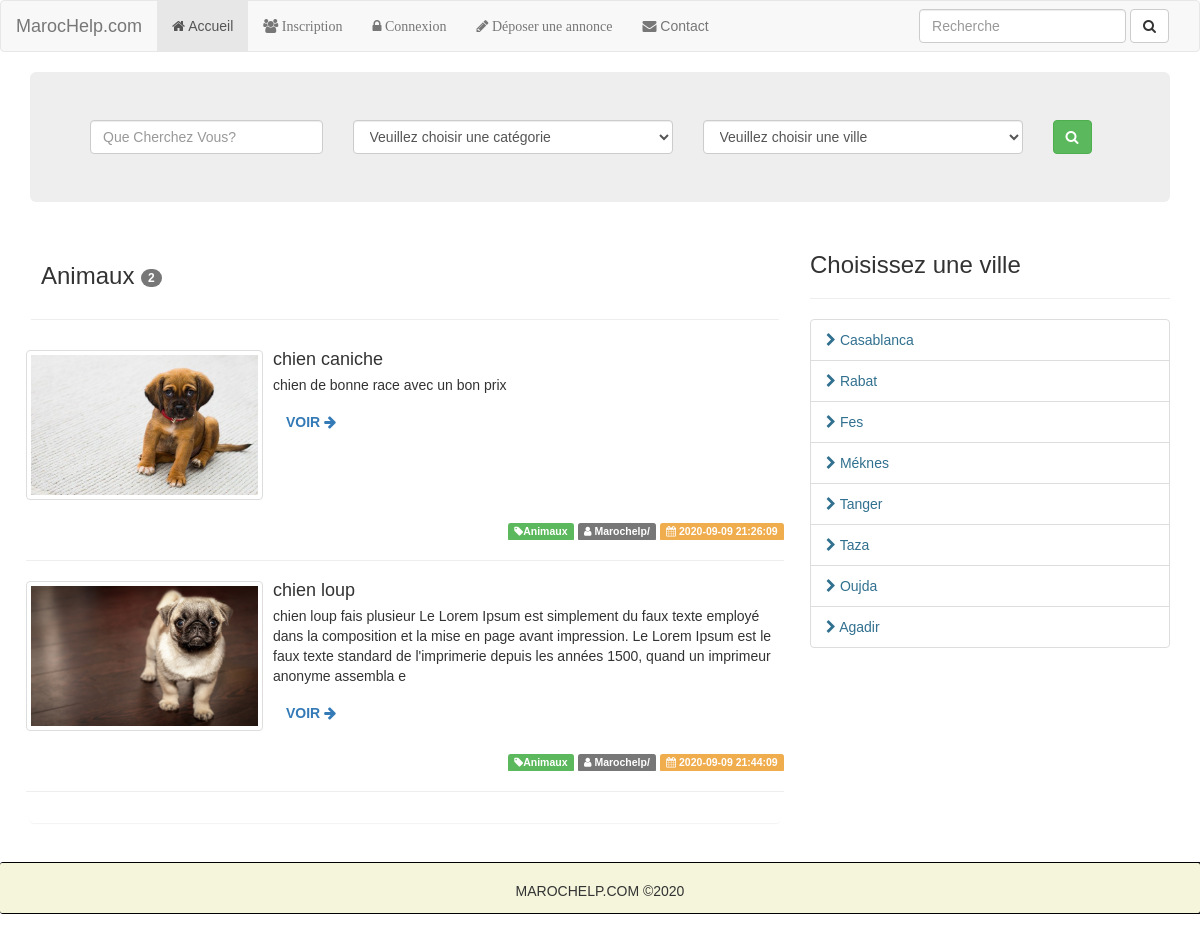
Page /ads/category/Animaux on the committed database.
### tables this page shows
CREATE TABLE IF NOT EXISTS `ads` (
  `id` int(11) NOT NULL AUTO_INCREMENT,
  `user_id` int(11) NOT NULL,
  `category` varchar(255) NOT NULL,
  `title` varchar(255) NOT NULL,
  `body` varchar(255) NOT NULL,
  `city` varchar(255) NOT NULL,
  `image` varchar(255) NOT NULL,
  `created` varchar(255) NOT NULL,
  PRIMARY KEY (`id`)
);

### application/controllers/Ads.php (called while the page is built, shortened)
<?php
class Ads extends CI_Controller {
	public function category()
	{
		$data['annonces'] = $this->Ads_model->get_annonce_by_category($this->uri->segment(3));
		$this->load->view('ads/by-category',$data);
	}
}

### index.php (called while the page is built, shortened)
<?php
require_once BASEPATH.'core/CodeIgniter.php';

### application/models/Ads_model.php (called while the page is built, shortened)
<?php
class Ads_model extends CI_Model
{
    public function get_annonce_by_category($category){
        $this->db->select('*');
        $this->db->from('ads');
        $this->db->where(array('category'=>$category));
        $annonces = $this->db->get();
        return $annonces->result();
    }
}
?>

### application/views/ads/by-category.php (the view, shortened to what this page needs)
<div class="container">
    <div class="jumbotron">
        <div class="row">
            <form action="<?php echo base_url();?>ads/find" method="post">
                <div class="col-md-3">
                    <input type="text" name="search" placeholder="Que Cherchez Vous?" class="form-control">
                </div>
                <div class="col-md-4">
                    <select  name="cat" class="form-control">
                        <option selected disabled>Veuillez choisir une catégorie</option>
                    </select>
                </div>
                <div class="col-md-4">
                    <select  name="city" class="form-control">
                        <option selected disabled>Veuillez choisir une ville</option>
                    </select>
                </div>
                <div class="col-md-1">
                    <button type="submit" name="submit" class="btn btn-success"><i class="fa fa-search"></i></button>
                </div>
            </form>
        </div>
    </div>
    <div class="row">
        <div class="col-md-8">
            <div class="panel">
                <h3 class="text-default" style="padding:10px;">
                    <?php
                      if($this->uri->segment(3) == "V%C3%A9hicules"){
                          echo str_replace('%C3%A9','é',$this->uri->segment(3));
                      }else if($this->uri->segment(3) == "Vente%20Divers"){
                          echo str_replace('%20',' ',$this->uri->segment(3));
                      }else{
                          echo $this->uri->segment(3);
                      }
                    ?>
                <span class="badge"> <?php echo count($annonces);?></span></h3>
                <hr>
                <div class="row" style="padding:10px;">
                <?php foreach($annonces as $annonce):?>
                    <div class="media">
                        <div class="media-left">
                            <a href="#">
                               <img class="media-object thumbnail" width="237" src="<?php  echo base_url();?>/assets/uploads/<?php echo $annonce->image;?>" height="150" alt="...">
                            </a>
                        </div>
                        <div class="media-body">
                            <h4 class="media-heading"><?php echo $annonce->title;?></h4>
                            <p><?php echo $annonce->body;?></p>
                            <p><a href="<?php echo base_url();?>ads/view/<?php echo $annonce->id;?>" class="btn btn-link">Voir <i class="fa fa-arrow-right"></i></a></p>
                        </div>
                        <div class="media-footer" align="right">
                            <span class="label label-success"><i class="fa fa-tag"></i><?php echo $annonce->category;?></span>
                            <span class="label label-default"><i class="fa fa-user"></i> Marochelp/</span>
                            <span class="label label-warning"><i class="fa fa-calendar"></i> <?php echo $annonce->created;?></span>
                        </div>
                    </div>
                    <hr>
                <?php endforeach;?>
                </div>
            </div>
        </div>
        <div class="col-md-4">
            <h3 class="text-default">Choisissez une ville</h3>
            <hr>
            <ul class="list-group">
                <li class="list-group-item">
                    <a href="<?php echo base_url();?>ads/city/Casablanca" class="text-info"><i class="fa fa-chevron-right"></i> Casablanca</a>
                </li>
                <li class="list-group-item">
                    <a href="<?php echo base_url();?>ads/city/Rabat" class="text-info"><i class="fa fa-chevron-right"></i> Rabat</a></li>
                <li class="list-group-item">
                    <a href="<?php echo base_url();?>ads/city/Fes" class="text-info"><i class="fa fa-chevron-right"></i> Fes</a>
                </li>
                <li class="list-group-item">
                    <a href="<?php echo base_url();?>ads/city/Méknes" class="text-info"><i class="fa fa-chevron-right"></i> Méknes</a>
                </li>
                <li class="list-group-item">
                    <a href="<?php echo base_url();?>ads/city/Tanger" class="text-info"><i class="fa fa-chevron-right"></i> Tanger</a>
                </li>
                <li class="list-group-item">
                    <a href="<?php echo base_url();?>ads/city/Taza" class="text-info"><i class="fa fa-chevron-right"></i> Taza</a>
                </li>
                <li class="list-group-item">
                    <a href="<?php echo base_url();?>ads/city/Oujda" class="text-info"><i class="fa fa-chevron-right"></i> Oujda</a>
                </li>
                <li class="list-group-item">
                    <a href="<?php echo base_url();?>ads/city/Agadir" class="text-info"><i class="fa fa-chevron-right"></i> Agadir</a>
                </li>
            </ul>
        </div>
    </div>
</div>

### assets/css/custom.css (style rules this page uses)
body { font-family: Verdana, Geneva, Tahoma, sans-serif; }
img { border:1px solid #000000; }
p a.btn-link { text-align: center; text-transform: uppercase; font-weight: 700; font-family: Verdana, Geneva, Tahoma, sans-serif; transition: color .3s ease; }

### rows in the picture
ads: image (picture), title "chien caniche", body "chien de bonne race avec un bon prix", category "Animaux", created "2020-09-09 21:26:09"
ads: image (picture), title "chien loup", body "chien loup fais plusieur Le Lorem Ipsum est simplement du faux texte employé dans la composition et la mise en page avant impression. Le Lorem Ipsum est le faux texte standard de l'imprimerie depuis les années 1500, quand un imprimeur anonyme assembla e", category "Animaux", created "2020-09-09 21:44:09"

### other values in the picture
$this->uri->segment(3) "Animaux"
count($annonces) "2"
